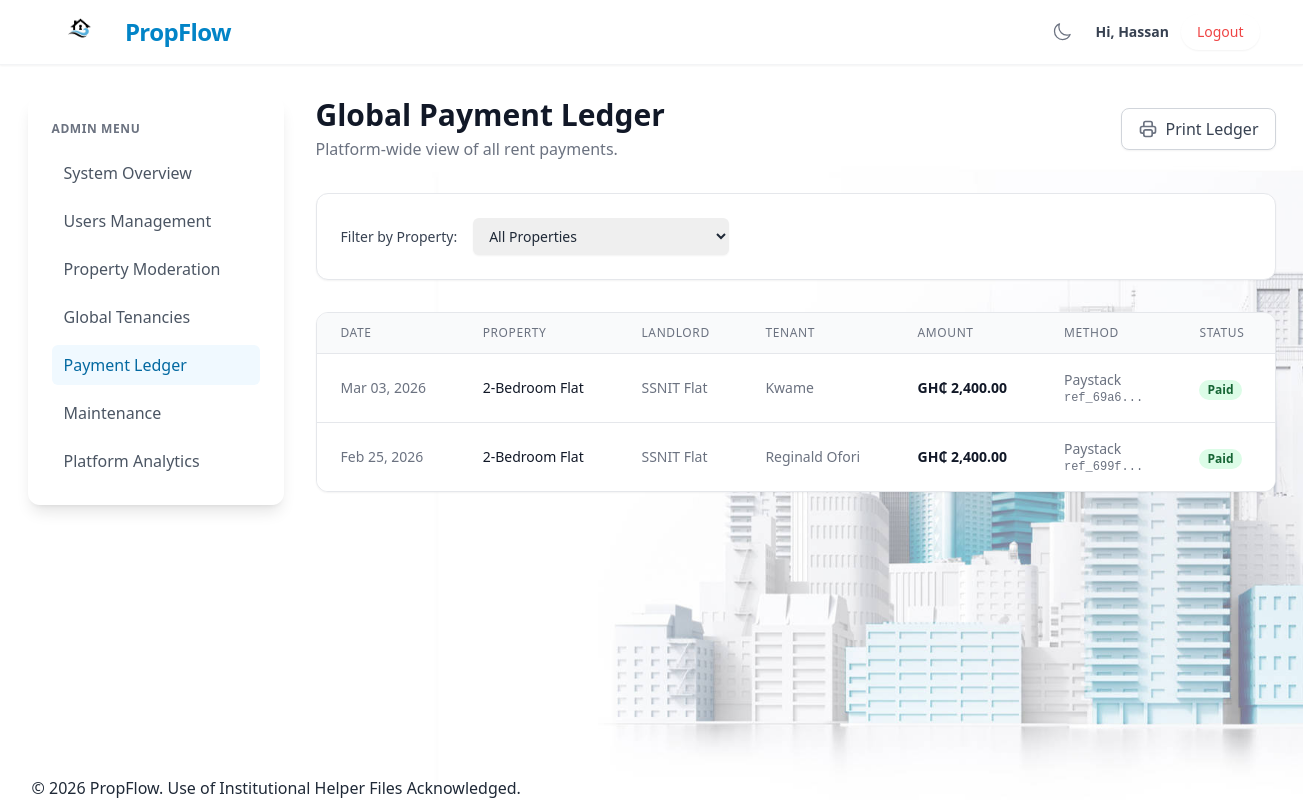
/admin/payments.php (signed in), run on the app's committed database.
### tables this page shows
CREATE TABLE `payments` (
  `payment_id` int(11) NOT NULL,
  `tenancy_id` int(11) NOT NULL,
  `amount` decimal(10,2) NOT NULL,
  `payment_method` enum('paystack','momo','cash') NOT NULL,
  `payment_status` enum('pending','paid','failed') DEFAULT 'pending',
  `transaction_reference` varchar(100) DEFAULT NULL,
  `payment_date` timestamp NOT NULL DEFAULT current_timestamp()
);

CREATE TABLE `properties` (
  `property_id` int(11) NOT NULL,
  `owner_id` int(11) NOT NULL,
  `title` varchar(150) NOT NULL,
  `description` text DEFAULT NULL,
  `address` varchar(255) DEFAULT NULL,
  `city` varchar(100) DEFAULT NULL,
  `price` decimal(10,2) NOT NULL,
  `property_type` enum('house','apartment','single_room') NOT NULL,
  `lease_type` enum('renting','leasing') DEFAULT 'renting',
  `payment_period` enum('monthly','quarterly','bi-annually','yearly') DEFAULT 'monthly',
  `map_location` text DEFAULT NULL,
  `status` enum('available','occupied','archived') DEFAULT 'available',
  `latitude` decimal(10,8) DEFAULT NULL,
  `longitude` decimal(11,8) DEFAULT NULL,
  `created_at` timestamp NOT NULL DEFAULT current_timestamp()
);

CREATE TABLE `users` (
  `user_id` int(11) NOT NULL,
  `full_name` varchar(100) NOT NULL,
  `email` varchar(100) NOT NULL,
  `phone` varchar(20) DEFAULT NULL,
  `password_hash` varchar(255) NOT NULL,
  `role` enum('landlord','tenant','admin') NOT NULL,
  `status` enum('active','suspended') DEFAULT 'active',
  `created_at` timestamp NOT NULL DEFAULT current_timestamp()
);

### settings/db_class.php (called while the page is built, shortened)
<?php
if (!class_exists('db_connection')) {
    class db_connection
    {
        public $db = null;
        public $results = null;
        function db_connect()
        {
            $this->db = mysqli_connect(SERVER, USERNAME, PASSWD, DATABASE);
            if (mysqli_connect_errno()) {
                return false;
            } else {
                return true;
            }
        }
        function db_query($sqlQuery)
        {
            $this->results = mysqli_query($this->db, $sqlQuery);
            if ($this->results == false) {
                return false;
            } else {
                return true;
            }
        }
        function db_fetch_all($sql)
        {
            if (!$this->db_query($sql)) {
                return false;
            }
            return mysqli_fetch_all($this->results, MYSQLI_ASSOC);
        }
    }
}

### admin/payments.php (the view, shortened to what this page needs)
<?php
require_once '../settings/core.php';
require_once '../settings/db_class.php';
$db = new db_connection();
$sql = "SELECT p.*, prop.title, u_tenant.full_name as tenant_name, u_landlord.full_name as landlord_name
        FROM payments p
        JOIN tenancies t ON p.tenancy_id = t.tenancy_id
        JOIN properties prop ON t.property_id = prop.property_id
        JOIN users u_tenant ON t.tenant_id = u_tenant.user_id
        JOIN users u_landlord ON prop.owner_id = u_landlord.user_id";
$sql .= " ORDER BY p.payment_date DESC";
$payments = $db->db_fetch_all($sql);
?>
<!DOCTYPE html>
<html lang="en">
<head>
    <?php include '../includes/head_assets.php'; ?>
</head>
<body
    class="font-sans text-gray-800 dark:text-gray-200 antialiased min-h-screen flex flex-col bg-gray-50 dark:bg-slate-900 transition-colors duration-300">
    <?php include '../includes/header.php'; ?>
    <div class="flex flex-col md:flex-row flex-grow container mx-auto px-4 py-8 gap-8">
        <?php include '../includes/admin_sidebar.php'; ?>
        <main class="flex-grow">
            <div class="flex justify-between items-center mb-8">
                <div>
                    <h1 class="text-3xl font-bold text-gray-900 dark:text-white">Global Payment Ledger</h1>
                    <p class="text-gray-500 dark:text-gray-400 mt-1">Platform-wide view of all rent payments.</p>
                </div>
                <button onclick="printStatement()"
                    class="bg-white dark:bg-slate-800 border border-gray-300 dark:border-slate-600 text-gray-700 dark:text-gray-300 hover:bg-gray-50 dark:hover:bg-slate-700 font-medium py-2 px-4 rounded-lg shadow-sm transition-colors flex items-center gap-2">
                    Print Ledger
                </button>
            </div>
            <div class="bg-white dark:bg-slate-800 border dark:border-slate-700 p-6 rounded-xl shadow-sm mb-8">
                <form method="GET" class="flex flex-col sm:flex-row gap-4 items-center">
                    <label class="text-sm font-medium text-gray-700 dark:text-gray-300 whitespace-nowrap">Filter by
                        Property:</label>
                    <select name="property_id" onchange="this.form.submit()"
                        class="block w-full sm:w-64 pl-3 pr-10 py-2 text-base border-gray-300 dark:border-slate-600 dark:bg-slate-700 dark:text-white focus:outline-none focus:ring-brand-500 focus:border-brand-500 sm:text-sm rounded-md shadow-sm">
                        <option value="all">All Properties</option>
                    </select>
                </form>
            </div>
            <div class="bg-white dark:bg-slate-800 border dark:border-slate-700 rounded-xl shadow-sm overflow-hidden"
                id="printArea">
                <div class="overflow-x-auto">
                    <table class="min-w-full divide-y divide-gray-200 dark:divide-slate-700">
                        <thead class="bg-gray-50 dark:bg-slate-900/50">
                            <tr>
                                <th class="px-6 py-3 text-left text-xs font-medium text-gray-500 dark:text-gray-400 uppercase tracking-wider">Date</th>
                                <th class="px-6 py-3 text-left text-xs font-medium text-gray-500 dark:text-gray-400 uppercase tracking-wider">Property</th>
                                <th class="px-6 py-3 text-left text-xs font-medium text-gray-500 dark:text-gray-400 uppercase tracking-wider">Landlord</th>
                                <th class="px-6 py-3 text-left text-xs font-medium text-gray-500 dark:text-gray-400 uppercase tracking-wider">Tenant</th>
                                <th class="px-6 py-3 text-left text-xs font-medium text-gray-500 dark:text-gray-400 uppercase tracking-wider">Amount</th>
                                <th class="px-6 py-3 text-left text-xs font-medium text-gray-500 dark:text-gray-400 uppercase tracking-wider">Method</th>
                                <th class="px-6 py-3 text-left text-xs font-medium text-gray-500 dark:text-gray-400 uppercase tracking-wider">Status</th>
                            </tr>
                        </thead>
                        <tbody class="bg-white dark:bg-slate-800 divide-y divide-gray-200 dark:divide-slate-700">
                            <?php if ($payments): ?>
                                <?php foreach ($payments as $pay): ?>
                                    <tr class="hover:bg-gray-50 dark:hover:bg-slate-700/50 transition-colors">
                                        <td class="px-6 py-4 whitespace-nowrap text-sm text-gray-500 dark:text-gray-400">
                                            <?php echo date('M d, Y', strtotime($pay['payment_date'])); ?>
                                        </td>
                                        <td class="px-6 py-4 whitespace-nowrap text-sm font-medium text-gray-900 dark:text-white">
                                            <?php echo htmlspecialchars($pay['title']); ?>
                                        </td>
                                        <td class="px-6 py-4 whitespace-nowrap text-sm text-gray-500 dark:text-gray-400">
                                            <?php echo htmlspecialchars($pay['landlord_name']); ?>
                                        </td>
                                        <td class="px-6 py-4 whitespace-nowrap text-sm text-gray-500 dark:text-gray-400">
                                            <?php echo htmlspecialchars($pay['tenant_name']); ?>
                                        </td>
                                        <td class="px-6 py-4 whitespace-nowrap text-sm font-bold text-gray-900 dark:text-gray-200">
                                            GH₵ <?php echo number_format($pay['amount'], 2); ?>
                                        </td>
                                        <td class="px-6 py-4 whitespace-nowrap text-sm text-gray-500 dark:text-gray-400">
                                            <?php echo ucfirst($pay['payment_method']); ?>
                                            <div class="text-xs font-mono"><?php echo substr($pay['transaction_reference'] ?: '', 0, 8); ?>...</div>
                                        </td>
                                        <td class="px-6 py-4 whitespace-nowrap">
                                            <span class="px-2 inline-flex text-xs leading-5 font-semibold rounded-full <?php echo $pay['payment_status'] === 'paid' ? 'bg-green-100 dark:bg-green-900/30 text-green-800 dark:text-green-400' : 'bg-yellow-100 dark:bg-yellow-900/30 text-yellow-800 dark:text-yellow-400'; ?>">
                                                <?php echo ucfirst($pay['payment_status']); ?>
                                            </span>
                                        </td>
                                    </tr>
                                <?php endforeach; ?>
                            <?php endif; ?>
                        </tbody>
                    </table>
                </div>
            </div>
        </main>
    </div>
    <?php include '../includes/footer.php'; ?>
</body>
</html>

### public/assets/css/style.css (style rules this page uses)
:root { --primary-color: #3498db; --secondary-color: #2c3e50; --success-color: #27ae60; --warning-color: #f39c12; --danger-color: #c0392b; --light-bg: #ecf0f1; --dark-text: #2c3e50; --white: #ffffff; }
body { font-family: 'Segoe UI', Tahoma, Geneva, Verdana, sans-serif; margin: 0; padding: 0; background-color: var(--light-bg); color: var(--dark-text); background-image: url('../images/bg.jpg'); background-size: cover; background-position: center; background-attachment: fixed; background-repeat: no-repeat; min-height: 100vh; }
.container { max-width: 1200px; margin: 0 auto; padding: 0 20px; }

### data on the page
payments: payment_date "Mar 03, 2026", properties.title "2-Bedroom Flat", users.full_name "SSNIT Flat", users.full_name "Kwame", amount "2,400.00", payment_method "Paystack", transaction_reference "ref_69a6", payment_status "Paid"
payments: payment_date "Feb 25, 2026", properties.title "2-Bedroom Flat", users.full_name "SSNIT Flat", users.full_name "Reginald Ofori", amount "2,400.00", payment_method "Paystack", transaction_reference "ref_699f", payment_status "Paid"

### other printed values
get_user_first_name() "Hassan"
